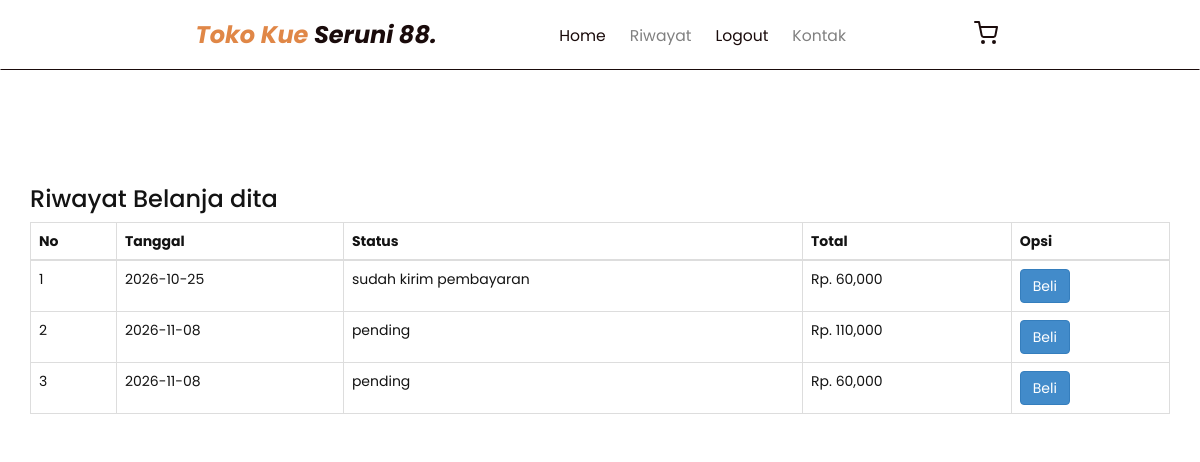
/riwayat.php (signed in), run on the app's committed database.
### tables this page shows
CREATE TABLE `pembelian` (
  `id_pembelian` int(11) NOT NULL,
  `id_pelanggan` int(11) NOT NULL,
  `id_ongkir` int(11) DEFAULT NULL,
  `tanggal_pembelian` date NOT NULL,
  `total_pembelian` int(11) NOT NULL,
  `nama_ekspedisi` varchar(50) NOT NULL,
  `tarif` int(11) NOT NULL,
  `alamat_pengiriman` text NOT NULL,
  `status_pembelian` varchar(100) NOT NULL DEFAULT 'pending',
  `resi_pengiriman` varchar(20) NOT NULL
);

### riwayat.php (the view, shortened to what this page needs)
<?php
include 'koneksi.php';
?>
<!DOCTYPE html>
<html lang="en">
<head>
    <link rel="stylesheet" href="admin/assets/css/bootstrap.css">
    <link rel="stylesheet" href="admin/assets/css/style.css">
</head>
<body>
    <?php include 'menu_riwayat.php'; ?>
    <section class="riwayat">
        <div class="container">
            <h3>Riwayat Belanja <?php echo $_SESSION["pelanggan"]["nama_pelanggan"] ?></h3>
            <table class="table table-bordered">
                <thead>
                    <tr>
                        <th>No</th>
                        <th>Tanggal</th>
                        <th>Status</th>
                        <th>Total</th>
                        <th>Opsi</th>
                    </tr>
                </thead>
                <tbody>
                    <?php
                    $id_pelanggan = $_SESSION["pelanggan"]["id_pelanggan"];
                    $nomor = 1;
                    $ambil = $koneksi->query("SELECT * FROM pembelian WHERE id_pelanggan='$id_pelanggan'");
                    while($pecah = $ambil->fetch_assoc()) {
                    ?>
                    <tr>
                        <td><?php echo $nomor; ?></td>
                        <td><?php echo $pecah["tanggal_pembelian"] ?></td>
                        <td>
                            <?php echo $pecah["status_pembelian"] ?><br>
                        </td>
                        <td>Rp. <?php echo number_format($pecah["total_pembelian"])  ?></td>
                        <td>
                            <a href="index.php" class="btn btn-primary">Beli</a>
                        </td>
                    </tr>
                    <?php $nomor++; ?>
                    <?php } ?>
                </tbody>
            </table>
        </div>
    </section>
</body>
</html>

### admin/assets/css/style.css (style rules this page uses)
* { margin: 0; padding: 0; box-sizing: border-box; outline: none; border: none; text-decoration: none; }
html { scroll-behavior: smooth; }
body { font-family: "Poppins", sans-serif; background-color: #fff; color: #333; padding-top: 70px; }
.konten-keranjang, .konten-checkout, .konten-nota, .konten-detail, .riwayat { padding-top: 3rem; padding-bottom: 4rem; color: #131313; margin-top: 60px; }
@media (max-width: 1366px) { html { font-size: 75%; } }

### data on the page
pembelian: tanggal_pembelian "2026-10-25", status_pembelian "sudah kirim pembayaran", total_pembelian "60,000"
pembelian: tanggal_pembelian "2026-11-08", status_pembelian "pending", total_pembelian "110,000"
pembelian: tanggal_pembelian "2026-11-08", status_pembelian "pending", total_pembelian "60,000"

### other printed values
$_SESSION["pelanggan"]["nama_pelanggan"] "dita"
